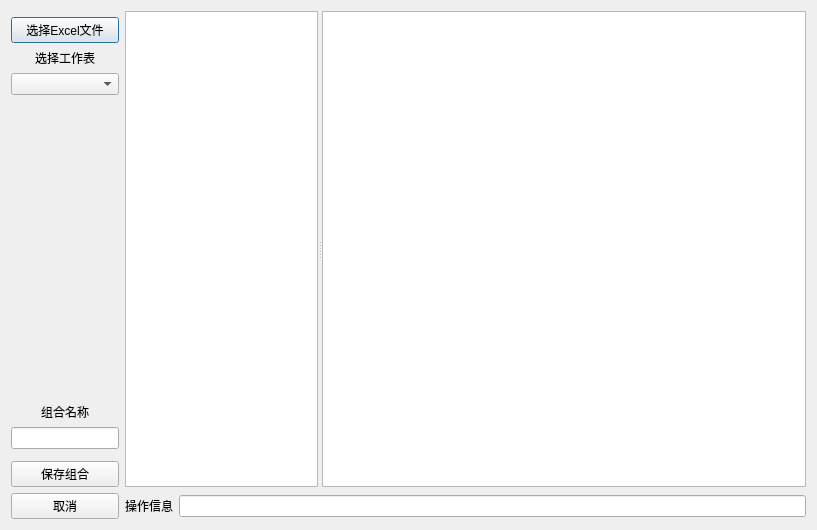
<?xml version="1.0" encoding="UTF-8"?>
<ui version="4.0">
 <class>ImportDialog</class>
 <widget class="QDialog" name="ImportDialog">
  <property name="geometry">
   <rect>
    <x>0</x>
    <y>0</y>
    <width>817</width>
    <height>530</height>
   </rect>
  </property>
  <property name="windowTitle">
   <string>导入组合</string>
  </property>
  <layout class="QGridLayout" name="gridLayout">
   <item row="1" column="0">
    <widget class="QPushButton" name="selectfile">
     <property name="text">
      <string>选择Excel文件</string>
     </property>
    </widget>
   </item>
   <item row="0" column="1" rowspan="9" colspan="2">
    <widget class="QSplitter" name="splitter">
     <property name="orientation">
      <enum>Qt::Horizontal</enum>
     </property>
     <property name="childrenCollapsible">
      <bool>false</bool>
     </property>
     <widget class="QTableView" name="portfolio_list">
      <property name="sizePolicy">
       <sizepolicy hsizetype="Maximum" vsizetype="Expanding">
        <horstretch>2</horstretch>
        <verstretch>0</verstretch>
       </sizepolicy>
      </property>
     </widget>
     <widget class="QTableView" name="portfolio_preview">
      <property name="sizePolicy">
       <sizepolicy hsizetype="Expanding" vsizetype="Expanding">
        <horstretch>5</horstretch>
        <verstretch>0</verstretch>
       </sizepolicy>
      </property>
     </widget>
    </widget>
   </item>
   <item row="2" column="0">
    <widget class="QLabel" name="label">
     <property name="text">
      <string>选择工作表</string>
     </property>
     <property name="alignment">
      <set>Qt::AlignCenter</set>
     </property>
    </widget>
   </item>
   <item row="3" column="0">
    <widget class="QComboBox" name="sheetlist"/>
   </item>
   <item row="4" column="0">
    <spacer name="verticalSpacer">
     <property name="orientation">
      <enum>Qt::Vertical</enum>
     </property>
     <property name="sizeHint" stdset="0">
      <size>
       <width>17</width>
       <height>385</height>
      </size>
     </property>
    </spacer>
   </item>
   <item row="8" column="0">
    <widget class="QPushButton" name="doimport">
     <property name="text">
      <string>保存组合</string>
     </property>
    </widget>
   </item>
   <item row="9" column="0">
    <widget class="QPushButton" name="cancelimport">
     <property name="text">
      <string>取消</string>
     </property>
    </widget>
   </item>
   <item row="9" column="2">
    <widget class="QLineEdit" name="infoline">
     <property name="frame">
      <bool>true</bool>
     </property>
     <property name="readOnly">
      <bool>true</bool>
     </property>
    </widget>
   </item>
   <item row="9" column="1">
    <widget class="QLabel" name="label_2">
     <property name="text">
      <string>操作信息</string>
     </property>
     <property name="alignment">
      <set>Qt::AlignCenter</set>
     </property>
    </widget>
   </item>
   <item row="6" column="0">
    <widget class="QLineEdit" name="portfolio_name">
     <property name="sizePolicy">
      <sizepolicy hsizetype="Fixed" vsizetype="Fixed">
       <horstretch>0</horstretch>
       <verstretch>0</verstretch>
      </sizepolicy>
     </property>
    </widget>
   </item>
   <item row="5" column="0">
    <widget class="QLabel" name="label_3">
     <property name="text">
      <string>组合名称</string>
     </property>
     <property name="alignment">
      <set>Qt::AlignCenter</set>
     </property>
    </widget>
   </item>
  </layout>
 </widget>
 <resources/>
 <connections/>
</ui>
